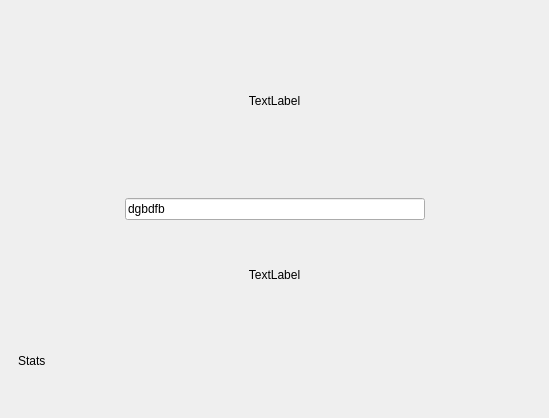
<ui version="4.0" >
 <class>SimpleTrainer</class>
 <widget class="QWidget" name="SimpleTrainer" >
  <property name="geometry" >
   <rect>
    <x>0</x>
    <y>0</y>
    <width>549</width>
    <height>418</height>
   </rect>
  </property>
  <property name="windowTitle" >
   <string>Form</string>
  </property>
  <layout class="QVBoxLayout" >
   <property name="margin" >
    <number>9</number>
   </property>
   <property name="spacing" >
    <number>6</number>
   </property>
   <item>
    <widget class="QLabel" name="lbOrig" >
     <property name="text" >
      <string>TextLabel</string>
     </property>
     <property name="alignment" >
      <set>Qt::AlignCenter</set>
     </property>
    </widget>
   </item>
   <item>
    <layout class="QHBoxLayout" >
     <property name="margin" >
      <number>0</number>
     </property>
     <property name="spacing" >
      <number>6</number>
     </property>
     <item>
      <spacer>
       <property name="orientation" >
        <enum>Qt::Horizontal</enum>
       </property>
       <property name="sizeHint" >
        <size>
         <width>40</width>
         <height>20</height>
        </size>
       </property>
      </spacer>
     </item>
     <item>
      <widget class="QLineEdit" name="leTrans" >
       <property name="minimumSize" >
        <size>
         <width>300</width>
         <height>0</height>
        </size>
       </property>
       <property name="text" >
        <string>dgbdfb</string>
       </property>
      </widget>
     </item>
     <item>
      <spacer>
       <property name="orientation" >
        <enum>Qt::Horizontal</enum>
       </property>
       <property name="sizeHint" >
        <size>
         <width>40</width>
         <height>20</height>
        </size>
       </property>
      </spacer>
     </item>
    </layout>
   </item>
   <item>
    <widget class="QWidget" native="1" name="widget" >
     <layout class="QVBoxLayout" >
      <property name="margin" >
       <number>9</number>
      </property>
      <property name="spacing" >
       <number>6</number>
      </property>
      <item>
       <widget class="QLabel" name="lbCorrection" >
        <property name="text" >
         <string>TextLabel</string>
        </property>
        <property name="alignment" >
         <set>Qt::AlignCenter</set>
        </property>
       </widget>
      </item>
      <item>
       <widget class="QLabel" name="label_2" >
        <property name="text" >
         <string>Stats</string>
        </property>
       </widget>
      </item>
     </layout>
    </widget>
   </item>
  </layout>
 </widget>
 <resources/>
 <connections/>
</ui>
